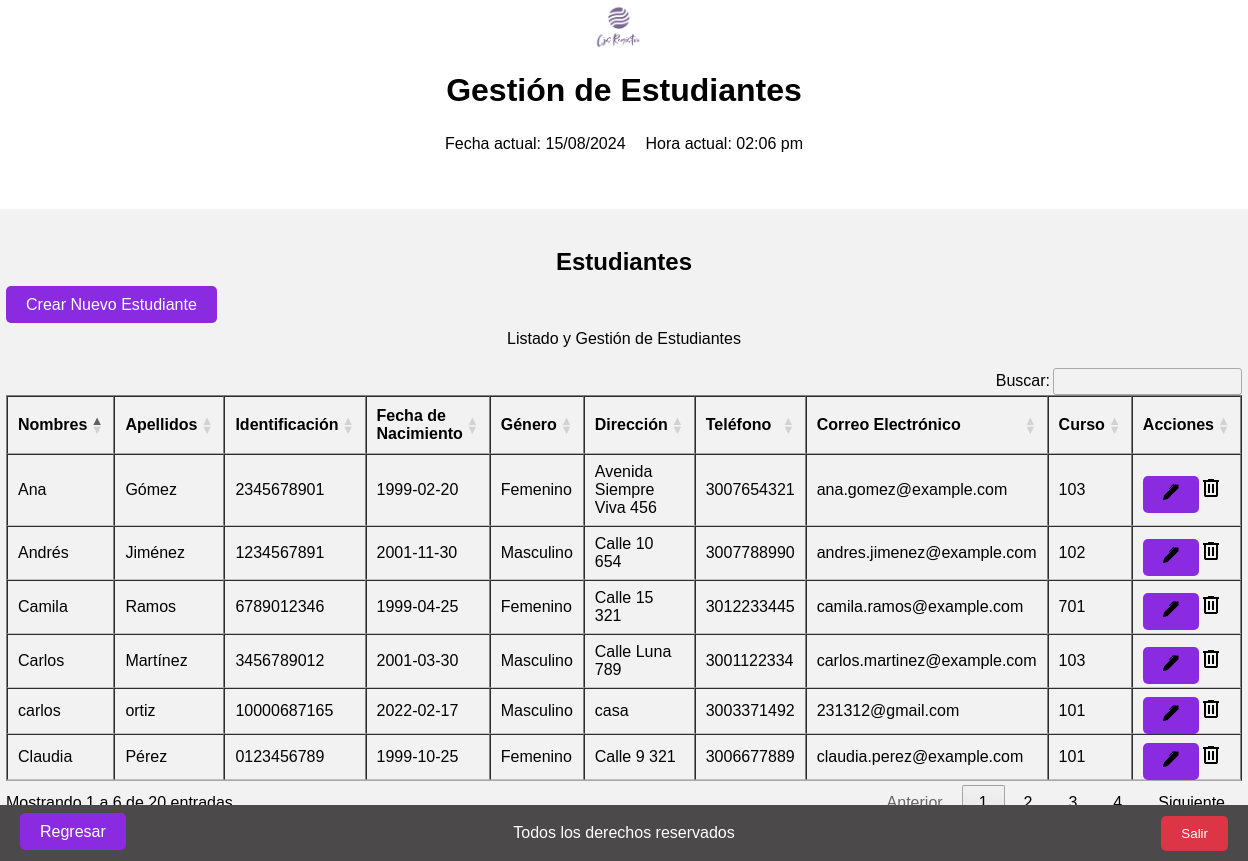
The page /views/administrador/estudiantes/index.php on the database its author committed.
### tables this page shows
CREATE TABLE `estudiantes` (
  `ID_estudiante` int(11) NOT NULL,
  `Nombres` varchar(50) DEFAULT NULL,
  `Apellidos` varchar(50) DEFAULT NULL,
  `Identificacion` varchar(20) DEFAULT NULL,
  `Fecha_nacimiento` date DEFAULT NULL,
  `Genero` enum('Masculino','Femenino') DEFAULT NULL,
  `Direccion` varchar(100) DEFAULT NULL,
  `Telefono` varchar(15) DEFAULT NULL,
  `Correo_electronico` varchar(50) DEFAULT NULL,
  `ID_curso` int(11) DEFAULT NULL
);

CREATE TABLE `cursos` (
  `ID_curso` int(11) NOT NULL,
  `Nombre_curso` varchar(50) DEFAULT NULL,
  `ID_grado` int(11) DEFAULT NULL
);

### views/administrador/estudiantes/index.php (the view, shortened to what this page needs)
<?php
    require_once '../../../config/db.php';
    $query = "SELECT e.*, c.nombre_curso FROM estudiantes e
              JOIN cursos c ON e.ID_curso = c.ID_curso";
    $result = $db->query($query);
?>
<!DOCTYPE html>
<html lang="es">
<head>
    <link rel="stylesheet" type="text/css" href="../../../assets/styles.css">
    <link rel="stylesheet" type="text/css" href="https://cdn.datatables.net/1.12.1/css/jquery.dataTables.css">
    <link rel="stylesheet" type="text/css" href="https://cdn.datatables.net/buttons/2.3.6/css/buttons.dataTables.min.css">
</head>
<body>
    <header>
        <div class="logo-container">
            <img src="../../../assets/Logo.png" alt="Logo de la empresa" class="logo">
        </div>
        <div class="title">
            <h1>Gestión de Estudiantes</h1>
        </div>
        <div class="datetime">
            <?php
                $fechaActual = date("d/m/Y");
                $horaActual = date("h:i a");
            ?>
            <div class="datetime">
                <div class="fecha">
                    <p>Fecha actual: <?php echo $fechaActual; ?></p>
                </div>
                <div class="hora">
                    <p>Hora actual: <?php echo $horaActual; ?></p>
                </div>
            </div>
        </div>
    </header>
    <section class="admin">
        <div class="subtitulo-admin">
            <h2>Estudiantes</h2>
        </div>
        <div class="crear-estudiante">
            <a href="/dashboard/cjs/views/administrador/estudiantes/create.php" class="button boton-centrado">Crear Nuevo Estudiante</a>
        </div>
        <section class="estudiantes" id="section-estudiantes">
            <div class="descripcion-ambiente">
                <p>Listado y Gestión de Estudiantes</p>
            </div>
            <div class="tabla-estudiantes tabla-scroll">
                <table class="table table-striped table-dark table_id" border="1" id="tabla-estudiantes">
                    <thead>
                        <tr>
                            <th>Nombres</th>
                            <th>Apellidos</th>
                            <th>Identificación</th>
                            <th>Fecha de Nacimiento</th>
                            <th>Género</th>
                            <th>Dirección</th>
                            <th>Teléfono</th>
                            <th>Correo Electrónico</th>
                            <th>Curso</th>
                            <th>Acciones</th>
                        </tr>
                    </thead>
                    <tbody>
                        <?php
                        if ($result->rowCount() > 0) {
                            while ($row = $result->fetch(PDO::FETCH_ASSOC)) {
                                echo "<tr>";
                                echo "<td>" . htmlspecialchars($row['Nombres']) . "</td>";
                                echo "<td>" . htmlspecialchars($row['Apellidos']) . "</td>";
                                echo "<td>" . htmlspecialchars($row['Identificacion']) . "</td>";
                                echo "<td>" . htmlspecialchars($row['Fecha_nacimiento']) . "</td>";
                                echo "<td>" . htmlspecialchars($row['Genero']) . "</td>";
                                echo "<td>" . htmlspecialchars($row['Direccion']) . "</td>";
                                echo "<td>" . htmlspecialchars($row['Telefono']) . "</td>";
                                echo "<td>" . htmlspecialchars($row['Correo_electronico']) . "</td>";
                                echo "<td>" . htmlspecialchars($row['nombre_curso']) . "</td>";
                                echo "<td>";
                                $url_update = '/dashboard/cjs/views/administrador/estudiantes/update.php?id=' . $row['ID_estudiante'];
                                echo "<a href='" . htmlspecialchars($url_update) . "' class='boton-modificar'><img src='../../../assets/editar.svg' alt='Editar'></a>";
                                echo "<a href='#' class='boton-eliminar' onclick=\"confirmarEliminar('" . $row['ID_estudiante'] . "')\"><img src='../../../assets/eliminar.svg' alt='Eliminar'></a>";
                                echo "</td>";
                                echo "</tr>";
                            }
                        } else {
                            echo "<tr><td colspan='11'>No hay estudiantes registrados</td></tr>";
                        }
                        ?>
                    </tbody>
                </table>
            </div>
            <div class="regresar">
                <a href="http://localhost/dashboard/cjs/views/administrador/index.php" class="button boton-centrado" id="btn-regresar">Regresar</a>
            </div>
            <div class="salir">
                <button id="btn_salir">Salir</button>
            </div>
        </section>
    </section>
    <footer>
        <p>Todos los derechos reservados</p>
    </footer>
</body>
</html>

### assets/styles.css (style rules this page uses)
body { margin: 5px 0 0 0; padding: 0; display: flex; flex-direction: column; align-items: center; justify-content: center; min-height: 100vh; font-family: Arial, sans-serif; }
header { display: flex; flex-direction: column; align-items: center; justify-content: space-between; margin-bottom: 20px; }
header h1 { margin-bottom: 10px; }
.logo-container { display: flex; align-items: center; margin-right: 10px; }
.logo { width: 50px; height: auto; }
.datetime { display: flex; justify-content: space-between; margin-bottom: 0px; }
.datetime .fecha { margin-right: 10px; }
.datetime .hora { margin-left: 10px; }
footer { position: fixed; bottom: 0; left: 0; width: 100%; background-color: #4b4949; color: #fff; text-align: center; padding: 3px 0; }
.admin { background-color: #f2f2f2; padding: 20px; border-radius: 10px; margin: 20px; min-height: 250px; }
.subtitulo-admin { text-align: center; margin-bottom: 20px; }
.descripcion-ambiente { text-align: center; margin-bottom: 20px; }
.boton-modificar, .boton-generar-qr, .boton-habilitar, .boton-inhabilitar, .boton-centrado { background-color: #8A2BE2; color: white; padding: 10px 20px; border: none; border-radius: 5px; text-decoration: none; }
.salir { position: fixed; bottom: 10px; right: 20px; z-index: 1; }
#btn_salir { background-color: #dc3545; color: white; padding: 10px 20px; border: none; border-radius: 5px; cursor: pointer; }
.regresar { position: fixed; bottom: 20px; left: 20px; z-index: 1; }
button { background-color: #4CAF50; color: white; padding: 10px 20px; border: none; border-radius: 5px; cursor: pointer; transition: background-color 0.3s; }

### rows shown on the page
estudiantes: Nombres "Ana", Apellidos "Gómez", Identificacion "2345678901", Fecha_nacimiento "1999-02-20", Genero "Femenino", Direccion "Avenida Siempre Viva 456", Telefono "3007654321", Correo_electronico "ana.gomez@example.com", ID_curso.Nombre_curso "103"
estudiantes: Nombres "Carlos", Apellidos "Martínez", Identificacion "3456789012", Fecha_nacimiento "2001-03-30", Genero "Masculino", Direccion "Calle Luna 789", Telefono "3001122334", Correo_electronico "carlos.martinez@example.com", ID_curso.Nombre_curso "103"
estudiantes: Nombres "Claudia", Apellidos "Pérez", Identificacion "0123456789", Fecha_nacimiento "1999-10-25", Genero "Femenino", Direccion "Calle 9 321", Telefono "3006677889", Correo_electronico "claudia.perez@example.com", ID_curso.Nombre_curso "101"
estudiantes: Nombres "Andrés", Apellidos "Jiménez", Identificacion "1234567891", Fecha_nacimiento "2001-11-30", Genero "Masculino", Direccion "Calle 10 654", Telefono "3007788990", Correo_electronico "andres.jimenez@example.com", ID_curso.Nombre_curso "102"
estudiantes: Nombres "Camila", Apellidos "Ramos", Identificacion "6789012346", Fecha_nacimiento "1999-04-25", Genero "Femenino", Direccion "Calle 15 321", Telefono "3012233445", Correo_electronico "camila.ramos@example.com", ID_curso.Nombre_curso "701"
estudiantes: Nombres "carlos", Apellidos "ortiz", Identificacion "10000687165", Fecha_nacimiento "2022-02-17", Genero "Masculino", Direccion "casa", Telefono "3003371492", Correo_electronico "231312@gmail.com", ID_curso.Nombre_curso "101"
